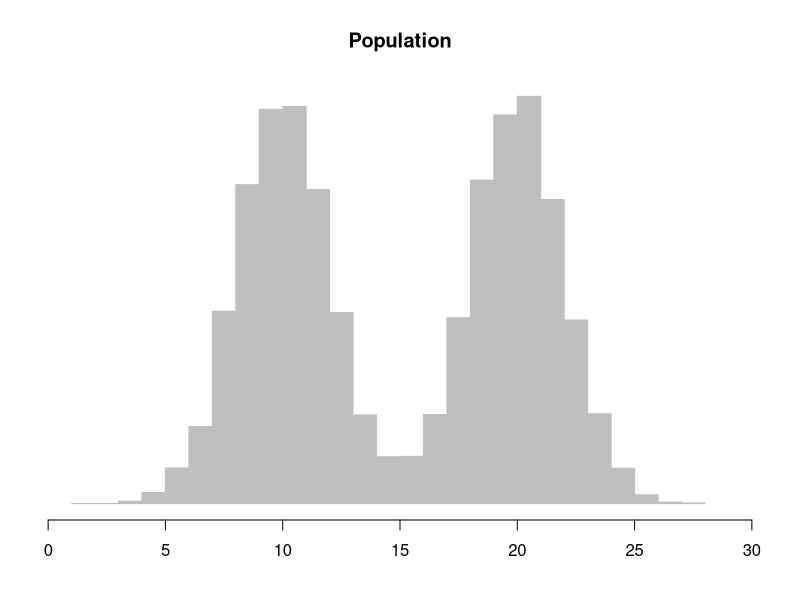
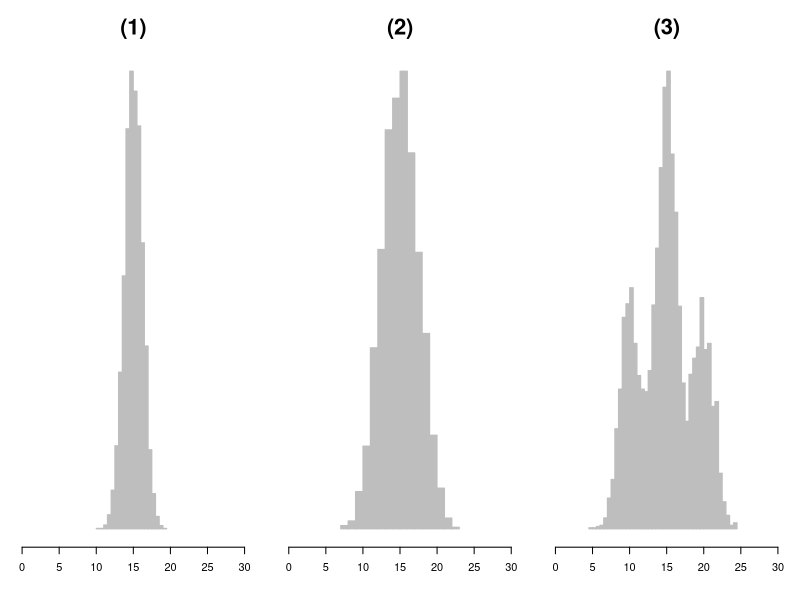

The R script that drew these images, in order:
set.seed(100)
x1 <- rnorm(10000, mean = 10, sd = 2)
x2 <- rnorm(10000, mean = 20, sd = 2)
x <- c(x1, x2)

pdf("figure/bimodal_pop.pdf", width = 5, height = 4)
par(mar = c(4, 1, 4, 1))
hist(x, col = "grey", border = "grey", breaks = 30, main = "Population", 
     yaxt = "n", ylab = "", xlab = "", xlim = c(0, 30))
dev.off()


pdf("figure/samp_dist.pdf", width = 8, height = 3.5)
par(mfrow=c(1, 3), mar = c(4, 1, 4, 1))

set.seed(100)
xbars20 <- c()
for(i in 1:5000) {
  samp <- sample(x, 20)
  xbars20[i] <- mean(samp) 
}
hist(xbars20, col = "grey", border = "grey", main = "(1)",
     yaxt = "n", ylab = "count", xlab = "", xlim = c(0, 30), cex.main=2)

xbars5 <- c()
for(i in 1:5000) {
  samp <- sample(x, 5)
  xbars5[i] <- mean(samp) 
}
hist(xbars5, col = "grey", border = "grey", main = "(2)",
     yaxt = "n", ylab = "", xlab = "", xlim = c(0, 30), cex.main=2)

xbars2 <- c()
for(i in 1:5000) {
  samp <- sample(x, 2)
  xbars2[i] <- mean(samp) 
}
hist(xbars2, col = "grey", border = "grey", main = "(3)", breaks = 40,
     yaxt = "n", ylab = "", xlab = "", xlim = c(0, 30), cex.main=2)
dev.off()




